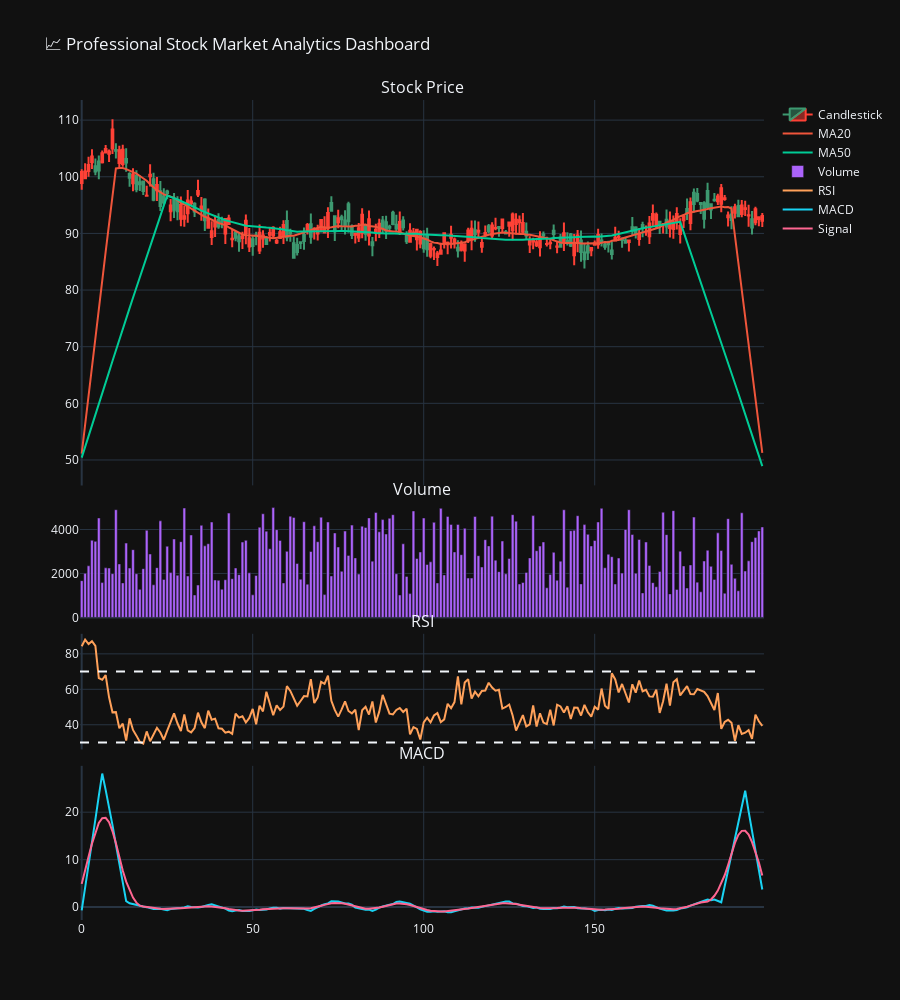

Notebook cell for this chart:
### Code cell
import numpy as np
import plotly.graph_objects as go
from plotly.subplots import make_subplots

np.random.seed(42)

# -----------------------------
# Generate Synthetic Stock Data
# -----------------------------
days = 200
dates = np.arange(days)

price = np.cumsum(np.random.normal(0, 1, days)) + 100
open_price = price + np.random.normal(0, 1, days)
close_price = price + np.random.normal(0, 1, days)
high_price = np.maximum(open_price, close_price) + np.random.rand(days) * 2
low_price = np.minimum(open_price, close_price) - np.random.rand(days) * 2
volume = np.random.randint(1000, 5000, days)

# -----------------------------
# Moving Averages
# -----------------------------
ma20 = np.convolve(close_price, np.ones(20)/20, mode='same')
ma50 = np.convolve(close_price, np.ones(50)/50, mode='same')

# -----------------------------
# RSI Calculation
# -----------------------------
delta = np.diff(close_price, prepend=close_price[0])
gain = np.where(delta > 0, delta, 0)
loss = np.where(delta < 0, -delta, 0)

avg_gain = np.convolve(gain, np.ones(14)/14, mode='same')
avg_loss = np.convolve(loss, np.ones(14)/14, mode='same')

rs = avg_gain / (avg_loss + 1e-10)
rsi = 100 - (100 / (1 + rs))

# -----------------------------
# MACD Calculation
# -----------------------------
ema12 = np.convolve(close_price, np.ones(12)/12, mode='same')
ema26 = np.convolve(close_price, np.ones(26)/26, mode='same')
macd = ema12 - ema26
signal = np.convolve(macd, np.ones(9)/9, mode='same')

# -----------------------------
# Create Dashboard Layout
# -----------------------------
fig = make_subplots(
    rows=4, cols=1,
    shared_xaxes=True,
    vertical_spacing=0.02,
    row_heights=[0.5, 0.15, 0.15, 0.2],
    subplot_titles=("Stock Price", "Volume", "RSI", "MACD")
)

# -----------------------------
# Candlestick
# -----------------------------
fig.add_trace(
    go.Candlestick(
        x=dates,
        open=open_price,
        high=high_price,
        low=low_price,
        close=close_price,
        name="Candlestick"
    ),
    row=1, col=1
)

# Moving Averages
fig.add_trace(go.Scatter(x=dates, y=ma20, mode='lines', name='MA20'), row=1, col=1)
fig.add_trace(go.Scatter(x=dates, y=ma50, mode='lines', name='MA50'), row=1, col=1)

# -----------------------------
# Volume
# -----------------------------
fig.add_trace(
    go.Bar(x=dates, y=volume, name="Volume"),
    row=2, col=1
)

# -----------------------------
# RSI
# -----------------------------
fig.add_trace(
    go.Scatter(x=dates, y=rsi, mode='lines', name="RSI"),
    row=3, col=1
)

# RSI Overbought/Oversold Lines
fig.add_hline(y=70, line_dash="dash", row=3, col=1)
fig.add_hline(y=30, line_dash="dash", row=3, col=1)

# -----------------------------
# MACD
# -----------------------------
fig.add_trace(go.Scatter(x=dates, y=macd, mode='lines', name="MACD"), row=4, col=1)
fig.add_trace(go.Scatter(x=dates, y=signal, mode='lines', name="Signal"), row=4, col=1)

# -----------------------------
# Layout Settings
# -----------------------------
fig.update_layout(
    height=1000,
    title="📈 Professional Stock Market Analytics Dashboard",
    template="plotly_dark",
    xaxis_rangeslider_visible=False
)

fig.show()

### Figure 1 — Plotly figure (JSON) as saved in the notebook; plotly's stock layout.template omitted (floating-point values rounded to 4 significant figures; data arrays with more than 128 entries replaced by an {"elided": "..."} marker saying what was removed)
{"data": [{"close": {"elided": "200 float values"}, "high": {"elided": "200 float values"}, "low": {"elided": "200 float values"}, "name": "Candlestick", "open": {"elided": "200 float values"}, "type": "candlestick", "x": {"elided": "200 int values"}, "xaxis": "x", "yaxis": "y"}, {"mode": "lines", "name": "MA20", "type": "scatter", "x": {"elided": "200 int values"}, "xaxis": "x", "y": {"elided": "200 float values"}, "yaxis": "y"}, {"mode": "lines", "name": "MA50", "type": "scatter", "x": {"elided": "200 int values"}, "xaxis": "x", "y": {"elided": "200 float values"}, "yaxis": "y"}, {"name": "Volume", "type": "bar", "x": {"elided": "200 int values"}, "xaxis": "x2", "y": {"elided": "200 int values"}, "yaxis": "y2"}, {"mode": "lines", "name": "RSI", "type": "scatter", "x": {"elided": "200 int values"}, "xaxis": "x3", "y": {"elided": "200 float values"}, "yaxis": "y3"}, {"mode": "lines", "name": "MACD", "type": "scatter", "x": {"elided": "200 int values"}, "xaxis": "x4", "y": {"elided": "200 float values"}, "yaxis": "y4"}, {"mode": "lines", "name": "Signal", "type": "scatter", "x": {"elided": "200 int values"}, "xaxis": "x4", "y": {"elided": "200 float values"}, "yaxis": "y4"}], "layout": {"annotations": [{"font": {"size": 16}, "showarrow": false, "text": "Stock Price", "x": 0.5, "xanchor": "center", "xref": "paper", "y": 1, "yanchor": "bottom", "yref": "paper"}, {"font": {"size": 16}, "showarrow": false, "text": "Volume", "x": 0.5, "xanchor": "center", "xref": "paper", "y": 0.51, "yanchor": "bottom", "yref": "paper"}, {"font": {"size": 16}, "showarrow": false, "text": "RSI", "x": 0.5, "xanchor": "center", "xref": "paper", "y": 0.349, "yanchor": "bottom", "yref": "paper"}, {"font": {"size": 16}, "showarrow": false, "text": "MACD", "x": 0.5, "xanchor": "center", "xref": "paper", "y": 0.188, "yanchor": "bottom", "yref": "paper"}], "height": 1000, "shapes": [{"line": {"dash": "dash"}, "type": "line", "x0": 0, "x1": 1, "xref": "x3 domain", "y0": 70, "y1": 70, "yref": "y3"}, {"line": {"dash": "dash"}, "type": "line", "x0": 0, "x1": 1, "xref": "x3 domain", "y0": 30, "y1": 30, "yref": "y3"}], "title": {"text": "📈 Professional Stock Market Analytics Dashboard"}, "xaxis": {"anchor": "y", "domain": [0, 1], "matches": "x4", "rangeslider": {"visible": false}, "showticklabels": false}, "xaxis2": {"anchor": "y2", "domain": [0, 1], "matches": "x4", "showticklabels": false}, "xaxis3": {"anchor": "y3", "domain": [0, 1], "matches": "x4", "showticklabels": false}, "xaxis4": {"anchor": "y4", "domain": [0, 1]}, "yaxis": {"anchor": "x", "domain": [0.53, 1]}, "yaxis2": {"anchor": "x2", "domain": [0.369, 0.51]}, "yaxis3": {"anchor": "x3", "domain": [0.208, 0.349]}, "yaxis4": {"anchor": "x4", "domain": [0, 0.188]}}}
